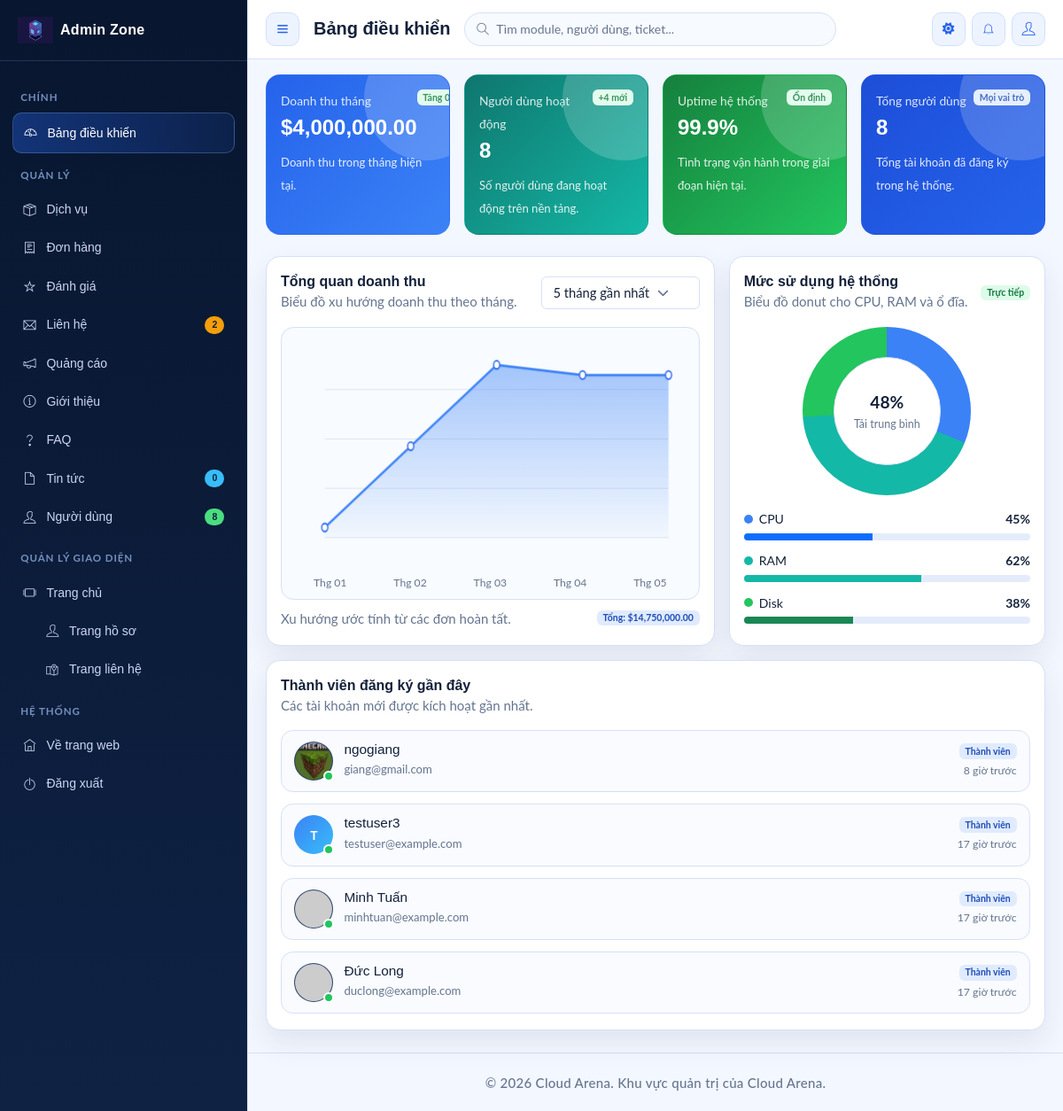
The page /admin (signed in) on the database its author committed.
### tables this page shows
CREATE TABLE users (
    id INT AUTO_INCREMENT PRIMARY KEY,
    username VARCHAR(50) UNIQUE NOT NULL,
    password VARCHAR(255) NOT NULL COMMENT 'Lưu trữ mật khẩu đã được hash (mã hóa)',
    email VARCHAR(100) UNIQUE NOT NULL,
    full_name VARCHAR(100) COMMENT 'Thuộc tính phức hợp (Họ và Tên)',
    avatar VARCHAR(255),
    status ENUM('active', 'banned') DEFAULT 'active',
    credit INT DEFAULT 0 COMMENT 'Số dư Credit của người dùng (100 Credit = 1GB RAM / tháng)',
    reset_token VARCHAR(255) NULL,
    role ENUM('admin', 'member') NOT NULL COMMENT 'Xử lý phân cấp Disjoint (Admin hoặc Member)',
    created_at TIMESTAMP DEFAULT CURRENT_TIMESTAMP
);

### app/views/admin/index.php (the view, shortened to what the rows shown need)
<?php require APPROOT . '/views/layouts/admin/header.php'; ?>
<?php
$stats = $data['stats'] ?? [];
$recentUsers = $data['recent_users'] ?? [];
$formatRelativeTime = function ($datetimeValue) {
    if (empty($datetimeValue)) {
        return 'Vừa xong';
    }
    $timestamp = is_numeric($datetimeValue) ? (int) $datetimeValue : strtotime($datetimeValue);
    if (!$timestamp) {
        return 'Vừa xong';
    }
    $diff = max(0, time() - $timestamp);
    if ($diff < 60) {
        return 'Vừa xong';
    }
    if ($diff < 3600) {
        return floor($diff / 60) . ' phút trước';
    }
    if ($diff < 86400) {
        return floor($diff / 3600) . ' giờ trước';
    }
    if ($diff < 604800) {
        return floor($diff / 86400) . ' ngày trước';
    }
    return date('d/m/Y', $timestamp);
};
$resolveAvatarUrl = function ($avatarValue) {
    $raw = trim((string) $avatarValue);
    if ($raw === '') {
        return '';
    }
    if (strpos($raw, 'http://') === 0 || strpos($raw, 'https://') === 0) {
        return $raw;
    }
    if (strpos($raw, '/uploads/') === 0) {
        return URLROOT . $raw;
    }
    if (strpos($raw, 'uploads/') === 0) {
        return URLROOT . '/' . ltrim($raw, '/');
    }
    return URLROOT . '/uploads/avatars/' . ltrim($raw, '/');
};
?>
<div class="row g-3 mb-4">
    <div class="col-sm-6 col-xl-3">
        <article class="stat-card stat-card-primary h-100">
            <div class="d-flex justify-content-between align-items-start">
                <div>
                    <h2 class="stat-value">$<?php echo number_format((float) ($stats['monthly_revenue'] ?? 0), 2); ?></h2>
                </div>
            </div>
        </article>
    </div>
    <div class="col-sm-6 col-xl-3">
        <article class="stat-card stat-card-teal h-100">
            <div class="d-flex justify-content-between align-items-start">
                <div>
                    <h2 class="stat-value"><?php echo number_format((int) ($stats['active_users'] ?? $stats['new_users'] ?? 0)); ?></h2>
                </div>
            </div>
        </article>
    </div>
    <div class="col-sm-6 col-xl-3">
        <article class="stat-card stat-card-success h-100">
            <div class="d-flex justify-content-between align-items-start">
                <div>
                    <h2 class="stat-value"><?php echo htmlspecialchars($stats['system_uptime'] ?? '99.9%'); ?></h2>
                </div>
            </div>
        </article>
    </div>
    <div class="col-sm-6 col-xl-3">
        <article class="stat-card stat-card-azure h-100">
            <div class="d-flex justify-content-between align-items-start">
                <div>
                    <h2 class="stat-value"><?php echo number_format((int) ($stats['total_users'] ?? 0)); ?></h2>
                </div>
            </div>
        </article>
    </div>
</div>
<div class="row g-3 mb-3">
    <div class="col-lg-7">
        <section class="card panel-card h-100">
            <div class="card-body">
                <div class="panel-header mb-3">
                    <div>
                        <h2 class="panel-title">Tổng quan doanh thu</h2>
                    </div>
                </div>
            </div>
        </section>
    </div>
    <div class="col-lg-5">
        <section class="card panel-card h-100">
            <div class="card-body">
                <div class="panel-header mb-3">
                    <div>
                        <h2 class="panel-title">Mức sử dụng hệ thống</h2>
                    </div>
                </div>
            </div>
        </section>
    </div>
</div>
<div class="row g-3">
    <div class="col-12">
        <section class="card panel-card">
            <div class="card-body">
                <div class="panel-header">
                    <div>
                        <h2 class="panel-title">Thành viên đăng ký gần đây</h2>
                    </div>
                </div>
                <div class="recent-signups-list">
                    <?php if (empty($recentUsers)): ?>
                        <p class="panel-muted mb-0">Chưa có thành viên mới.</p>
                    <?php else: ?>
                        <?php foreach ($recentUsers as $user): ?>
                            <?php
                            $displayName = $user->full_name ?: $user->username;
                            $nameInitial = strtoupper(substr($displayName, 0, 1));
                            $isOnline = ($user->status ?? 'active') === 'active';
                            $packageLabel = $user->role === 'admin' ? 'Quản trị viên' : 'Thành viên';
                            $avatarUrl = $resolveAvatarUrl($user->avatar ?? '');
                            ?>
                            <article class="signup-item">
                                <div class="signup-avatar-wrap">
                                    <?php if ($avatarUrl !== ''): ?>
                                        <img src="<?php echo htmlspecialchars($avatarUrl); ?>" alt="Avatar thành viên" class="signup-avatar signup-avatar-image">
                                    <?php else: ?>
                                        <div class="signup-avatar"><?php echo htmlspecialchars($nameInitial); ?></div>
                                    <?php endif; ?>
                                    <span class="signup-status-dot <?php echo $isOnline ? 'online' : 'idle'; ?>"></span>
                                </div>
                                <div class="signup-user-meta">
                                    <h3><?php echo htmlspecialchars($displayName); ?></h3>
                                    <p><?php echo htmlspecialchars($user->email); ?></p>
                                </div>
                                <div class="signup-user-badge">
                                    <span class="badge badge-soft-primary"><?php echo htmlspecialchars($packageLabel); ?></span>
                                    <small><?php echo htmlspecialchars($formatRelativeTime($user->created_at)); ?></small>
                                </div>
                            </article>
                        <?php endforeach; ?>
                    <?php endif; ?>
                </div>
            </div>
        </section>
    </div>
</div>
<?php require APPROOT . '/views/layouts/admin/footer.php'; ?>

### rows shown on the page
users: avatar (picture), full_name "ngogiang", email "giang@gmail.com", role "Thành viên", created_at "8 giờ trước"
users: full_name "T", full_name "testuser3", email "testuser@example.com", role "Thành viên", created_at "17 giờ trước"
users: full_name "Minh Tuấn", email "minhtuan@example.com", role "Thành viên", created_at "17 giờ trước"
users: full_name "Đức Long", email "duclong@example.com", role "Thành viên", created_at "17 giờ trước"

### other values the page prints
$ticketBadge "2"
$newsBadge "0"
$usersBadge "8"
$pageTitle "Bảng điều khiển"
$stats['monthly_revenue'] "4,000,000.00"
$revenueBadgeText "Tăng…"
$stats['active_users'] "8"
$stats['new_users'] "4"
$stats['system_uptime'] "99.9%"
$stats['total_users'] "8"
$cpuUsage "45"
$memoryUsage "62"
$diskUsage "38"
SITENAME "Cloud Arena"
